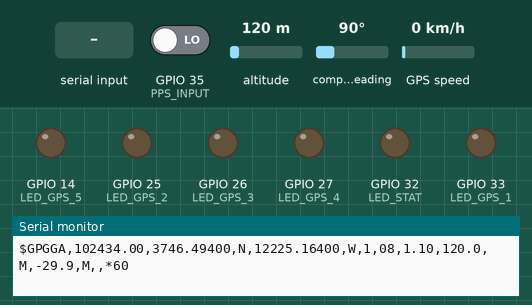
Bench run of a sketch on a simulated ESP32. Parts: output pins drawn as LEDs (lit = HIGH), the last lines printed to the serial monitor. The inputs (shaded band) are chosen by the test bench; at power-on: GPIO 35 (PPS_INPUT) LOW, altitude 120 m, compass heading 90°, GPS speed 0 km/h. The GPS gets a fix after 3 s at 37.7749, -122.4194 with 8 satellites.

Above: at 4.2 s.
4.3 s: GPIO 35 (PPS_INPUT) driven HIGH
At 5.5 s:
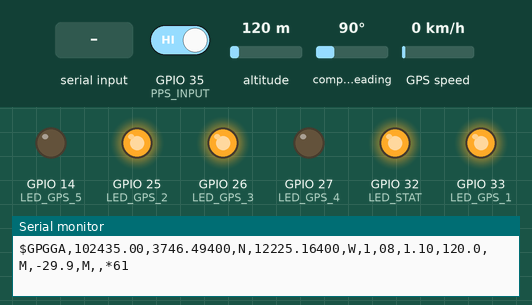
5.8 s: altitude set to 500 m
8.5 s: "1\n" received over the second serial link
10.5 s: compass heading set to 269°
Timing chart, 0 to 13.5 s (numbered marks = the images above; inputs shaded):
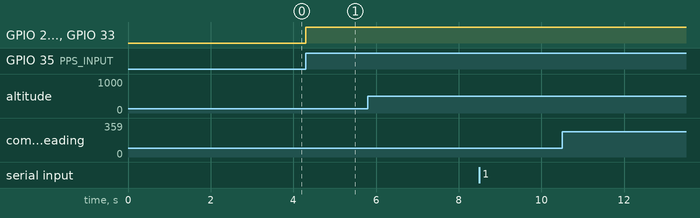

The sketch:

NTP_GPS.ino
```cpp
#include <TinyGPSPlus.h>
#include <TinyGPS++.h>

String SW_VERS = "1.00";
String SW_VERS_NAME = "\n\n\n\nK7NVH NTP GPS - SW Vers " + SW_VERS + "\n\n\n\n";

#define LED_GPS_1 33
#define LED_GPS_2 25
#define LED_GPS_3 26
#define LED_GPS_4 27
#define LED_GPS_5 14

#define LED_STAT 32

#define SER_GPS_TX 17
#define SER_GPS_RX 16
#define SER_USB_TX 1
#define SER_USB_RX 3
#define SER_232_TX 13
#define SER_232_RX 12

#define PPS_INPUT 35

TinyGPSPlus gps;
float f_lat, f_lon;
long alt;
byte hour, minute, second, num_sats, fix_type;

byte flag_gps_output_usb = 1;
byte flag_gps_output_232 = 1;
volatile byte flag_pps_isr = 0;

unsigned long timestamp_last_pps = 0;
unsigned long pps_lock_time = 0;
unsigned long pps_lock_rsts = 0;

byte gps_read_byte = 0;

void IRAM_ATTR pps_isr() {
  unsigned long time_now = millis();
  if(timestamp_last_pps != 0) { // Don't throw an error if we just started up

    // Catch if the PPS is outside of the expected range
    if((time_now - timestamp_last_pps < 900) || (millis() - timestamp_last_pps > 1100)) {
      // ALERT - Got PPS signal at unexpected time!
      //Serial.print("Time difference: ");
      //Serial.print(time_now - timestamp_last_pps);
      //Serial.println("ms.");

      timestamp_last_pps = time_now; // Mark this as the latest timestamp for a PPS pulse for next time around
      pps_lock_time = 0; // Reset the seconds counter for how long we've recieved a continuous valid train of PPS pulses
      pps_lock_rsts++; // Increment the lock resets counter
      return;
    }

    timestamp_last_pps = time_now; // Mark this as the latest timestamp for a PPS pulse for next time around
    pps_lock_time++; // Increment the seconds counter for how long we've recieved a continuous valid train of PPS pulses
  } else { // We've just started up, just set the timestamp for this PPS pulse
    timestamp_last_pps = time_now;
  }

  flag_pps_isr = 1;
}

// Startup setup items
void setup() {
  // Configure the serial ports
  Serial.begin(9600, SERIAL_8N1, SER_USB_RX, SER_USB_TX); // The USB Serial Port
  Serial1.begin(9600, SERIAL_8N1, SER_232_RX, SER_232_TX); // The RS232 Serial Port
  Serial2.begin(9600, SERIAL_8N1, SER_GPS_RX, SER_GPS_TX); // The TTL Serial Port to the GPS Module

  // Configure the GPS status LEDs
  pinMode(LED_GPS_1, OUTPUT); // The leftmost
  pinMode(LED_GPS_2, OUTPUT);
  pinMode(LED_GPS_3, OUTPUT);
  pinMode(LED_GPS_4, OUTPUT);
  pinMode(LED_GPS_5, OUTPUT); // The rightmost

  // Configure the status LED
  pinMode(LED_STAT, OUTPUT);

  // Attach an interrupt to the PPS input pin
  attachInterrupt(PPS_INPUT, pps_isr, RISING);

  delay(1000);
  Serial.println(SW_VERS_NAME);
  Serial1.println(SW_VERS_NAME);
  delay(2000);
  while(Serial2.available()) Serial2.read(); // Clear out any garbage from the input buffer from the GPS
}

// Main loop
void loop() {
  // Read from the GPS and output to the USB and RS232 ports (if enabled)
  if(Serial2.available()) {
    gps_read_byte = Serial2.read();
    if(flag_gps_output_usb) Serial.write(gps_read_byte);
    if(flag_gps_output_232) Serial1.write(gps_read_byte);

    gps.encode(gps_read_byte);
  }

  // Run some stuff every second when we get the PPS interrupt
  if (flag_pps_isr) {
    flag_pps_isr = 0;

    // Send our custom strings. The PPS signal should come through roughly ~100ms before the GPS NMEA data comes
    // But make sure the last byte we got from the GPS was the newline, so we're not dumping our string in the middle of another
    if (gps_read_byte == 10) send_custom_nmea();

    set_gps_leds((byte)gps.satellites.value());
    digitalWrite(LED_STAT, !digitalRead(LED_STAT));
  }

  // Read from the USB and RS232 ports and maybe do something
}

// Update the GPS LEDs based on the number of satellites we have
void set_gps_leds(byte num_sats) {
  if (num_sats > 11){ digitalWrite(LED_GPS_5, HIGH); }else{ digitalWrite(LED_GPS_5, LOW); }
  if (num_sats > 9){ digitalWrite(LED_GPS_4, HIGH); }else{ digitalWrite(LED_GPS_4, LOW); }
  if (num_sats > 7){ digitalWrite(LED_GPS_3, HIGH); }else{ digitalWrite(LED_GPS_3, LOW); }
  if (num_sats > 5){ digitalWrite(LED_GPS_2, HIGH); }else{ digitalWrite(LED_GPS_2, LOW); }
  if (num_sats > 3){ digitalWrite(LED_GPS_1, HIGH); }else{ digitalWrite(LED_GPS_1, LOW); }
}

// Send custom NMEA string(s)
void send_custom_nmea() {
  String str_start = "$";
  String str_stop = "*";
  String custom = "NVDBG," + String(pps_lock_time, DEC) + "," + String(pps_lock_rsts, DEC) + "," + SW_VERS;
  byte checksum = 0;

  // Calculate the string's checksum
  for (uint8_t i = 0; i < custom.length(); i++) {
    checksum = checksum ^ custom[i];
  }
  String str_checksum = String(checksum, HEX);
  str_checksum.toUpperCase();

  String str_final = str_start + custom + str_stop + str_checksum;

  Serial.println(str_final);
  Serial1.println(str_final);
}
```

Measured:
- after the input at 4.3 s, GPIO 25 (LED_GPS_2), GPIO 26 (LED_GPS_3), GPIO 32 (LED_STAT), GPIO 33 (LED_GPS_1): LOW → HIGH at once
